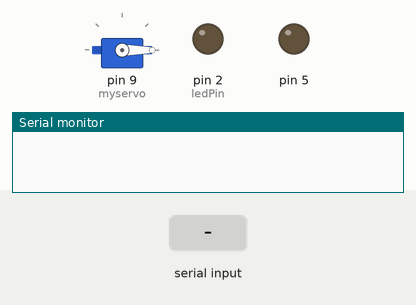
This sketch was run on a simulated Arduino Uno, built with avr-gcc and run on an emulated ATmega328P. Shown: servo, output pins drawn as LEDs (lit = HIGH), the last lines printed to the serial monitor. The test bench sets the inputs (shaded band).

Above: at 1.2 s.
1.3 s: "a" received over Serial
At 2.07 s:
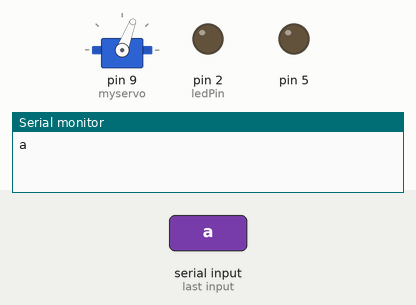
At 3.0 s:
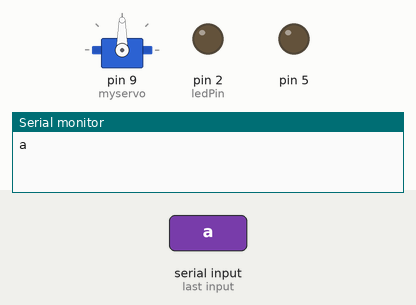
Timing chart, 0 to 9.3 s (numbered marks = the images above; inputs shaded):
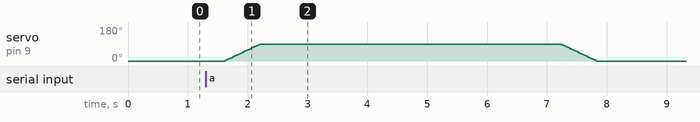

The sketch:

door.ino
```cpp
#include<Servo.h>
Servo myservo;
const int ledPin = 2;
char d;
int pos=0;
void setup()
{
  Serial.begin(9600);
  pinMode(5,OUTPUT);
  myservo.attach(9);
  myservo.write(0);
  pinMode (ledPin, OUTPUT);
}

void loop()
{
      if(Serial.available())
        {
          d=Serial.read();
        }
      if(d=='a')
        {
          Serial.print(d);
          delay(300);
          for(pos=0;pos<=90;pos+=3)
             {
               myservo.write(pos);
               delay(20);
             }
               delay(5000);
               for(pos=90;pos>=0;pos-=3)
             {
               myservo.write(pos);
               delay(20);
             }
        }
      if(d=='c')
        {
          tone(8,3000,3000);
          delay (5000);
        }
        d="";
}
```

Measured:
- after the input at 1.3 s, servo on pin 9 (myservo): rises from 0° to 90° in 0.58 s, then falls to 0° in 5.6 s
